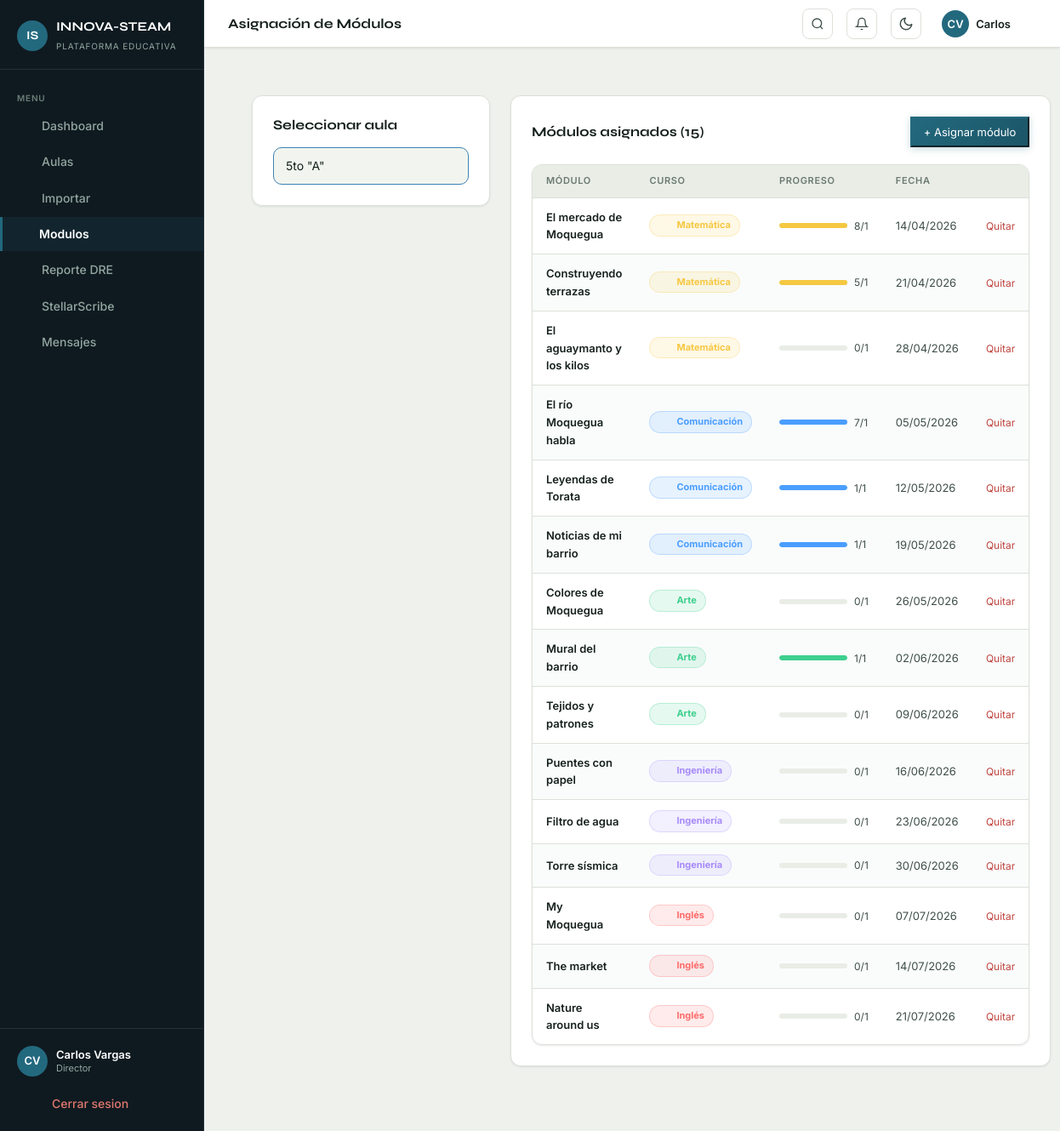
The app's page /admin_colegio/modulos.php?aula_id=1 (signed in), older data.
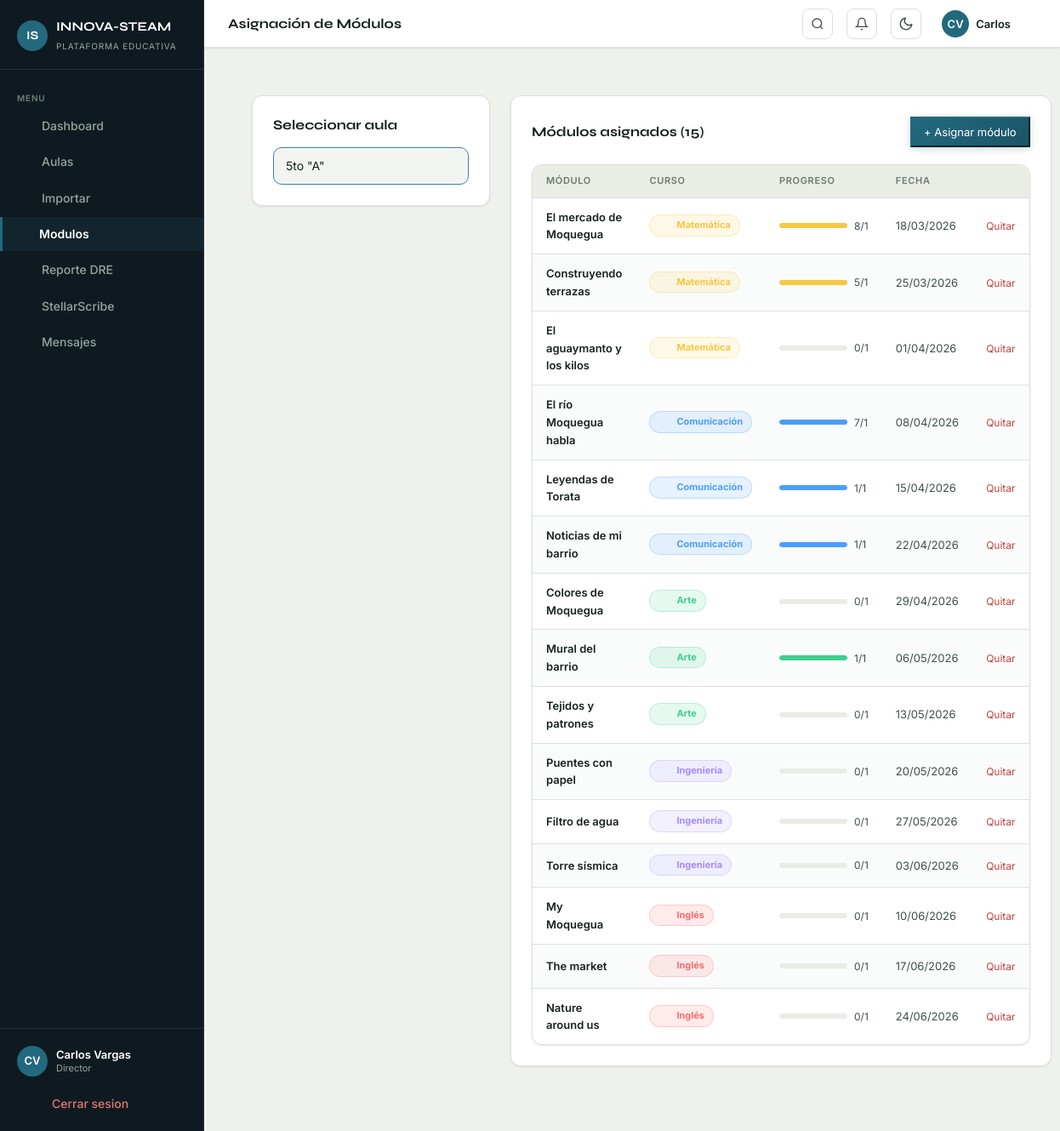
The same page, newer data.
### tables this page shows
CREATE TABLE aulas (
  id            INT UNSIGNED AUTO_INCREMENT PRIMARY KEY,
  colegio_id    INT UNSIGNED NOT NULL,
  grado         ENUM('5to','6to') NOT NULL,
  seccion       VARCHAR(10)  NOT NULL,
  anio_escolar  YEAR         NOT NULL,
  docente_id    INT UNSIGNED,
  CONSTRAINT fk_aulas_colegio  FOREIGN KEY (colegio_id) REFERENCES colegios(id)  ON DELETE CASCADE,
  CONSTRAINT fk_aulas_docente  FOREIGN KEY (docente_id) REFERENCES usuarios(id)  ON DELETE SET NULL
);

CREATE TABLE aula_modulos (
  aula_id           INT UNSIGNED NOT NULL,
  modulo_id         INT UNSIGNED NOT NULL,
  fecha_planificada DATE,
  asignado_por      INT UNSIGNED,
  PRIMARY KEY (aula_id, modulo_id),
  CONSTRAINT fk_am_aula         FOREIGN KEY (aula_id)      REFERENCES aulas(id)    ON DELETE CASCADE,
  CONSTRAINT fk_am_modulo       FOREIGN KEY (modulo_id)    REFERENCES modulos(id)  ON DELETE CASCADE,
  CONSTRAINT fk_am_asignado_por FOREIGN KEY (asignado_por) REFERENCES usuarios(id) ON DELETE SET NULL
);

CREATE TABLE modulos (
  id                  INT UNSIGNED AUTO_INCREMENT PRIMARY KEY,
  curso_id            INT UNSIGNED NOT NULL,
  titulo              VARCHAR(200) NOT NULL,
  descripcion         TEXT,
  grado_ciclo         ENUM('ciclo_v','ambos') NOT NULL DEFAULT 'ciclo_v',
  minutos_estimados   INT          NOT NULL DEFAULT 45,
  orden               INT          NOT NULL DEFAULT 0,
  activo              TINYINT(1)   NOT NULL DEFAULT 1,
  created_at          TIMESTAMP    NOT NULL DEFAULT CURRENT_TIMESTAMP,
  CONSTRAINT fk_modulos_curso FOREIGN KEY (curso_id) REFERENCES cursos(id) ON DELETE CASCADE
);

CREATE TABLE cursos (
  id                  INT UNSIGNED AUTO_INCREMENT PRIMARY KEY,
  nombre              VARCHAR(100) NOT NULL,
  slug                VARCHAR(80)  NOT NULL UNIQUE,
  color_hex           VARCHAR(10),
  icono               VARCHAR(30),
  descripcion         TEXT,
  competencias_cneb   TEXT,
  activo              TINYINT(1)   NOT NULL DEFAULT 1
);

### includes/config.php (called while the page is built, shortened)
<?php
function sanitize(string $val): string
{
    return htmlspecialchars(trim($val), ENT_QUOTES, 'UTF-8');
}

### admin_colegio/modulos.php (the view, shortened to what the rows shown need)
<?php
require_once __DIR__ . '/../includes/config.php';
require_once __DIR__ . '/../includes/functions.php';
$user   = currentUser();
$pdo    = getDB();
$aulaId = (int)($_GET['aula_id'] ?? 0);
$aulas = $pdo->prepare("SELECT * FROM aulas WHERE colegio_id=? ORDER BY grado, seccion");
$aulas->execute([$user['colegio_id']]);
$aulas = $aulas->fetchAll();
$asignados = [];
if ($aulaId) {
    $stmt = $pdo->prepare("
        SELECT am.*, m.titulo, m.minutos_estimados, c.nombre as curso_nombre, c.color_hex, c.icono,
               COUNT(DISTINCT pe.estudiante_id) as completados,
               (SELECT COUNT(*) FROM estudiante_aula ea WHERE ea.aula_id=am.aula_id) as total_est
        FROM aula_modulos am
        JOIN modulos m ON m.id=am.modulo_id
        JOIN cursos c ON c.id=m.curso_id
        LEFT JOIN progreso_estudiante pe ON pe.modulo_id=am.modulo_id AND pe.completado=1
        WHERE am.aula_id=?
        GROUP BY am.aula_id, am.modulo_id
        ORDER BY c.id, am.fecha_planificada
    ");
    $stmt->execute([$aulaId]);
    $asignados = $stmt->fetchAll();
}
require_once __DIR__ . '/../includes/header.php';
?>
<div class="page-content">
  <div style="display:grid;grid-template-columns:280px 1fr;gap:24px;align-items:start;">
    <div class="card">
      <h2 class="card-title" style="margin-bottom:16px;">Seleccionar aula</h2>
      <div style="display:flex;flex-direction:column;gap:6px;">
        <?php foreach ($aulas as $aula): ?>
        <a href="modulos.php?aula_id=<?= $aula['id'] ?>"
           style="padding:10px 14px;border-radius:10px;text-decoration:none;font-size:14px;
                  background:<?= $aulaId==$aula['id']?'var(--bg-elevated)':'transparent' ?>;
                  color:<?= $aulaId==$aula['id']?'var(--text-primary)':'var(--text-secondary)' ?>;
                  border:1px solid <?= $aulaId==$aula['id']?'var(--blue)':'transparent' ?>;
                  transition:all .15s;">
          <?= sanitize(aulaLabel($aula)) ?>
        </a>
        <?php endforeach; ?>
      </div>
    </div>
    <div>
      <?php if (!$aulaId): ?>
        <div class="card" style="text-align:center;padding:48px;">
          <div class="empty-icon"><i data-lucide="book-open" style="width:48px;height:48px;opacity:.4"></i></div>
          <p style="color:var(--text-secondary);">Selecciona un aula para gestionar sus módulos.</p>
        </div>
      <?php else: ?>
        <div class="card" style="margin-bottom:20px;">
          <div class="card-header">
            <h2 class="card-title">Módulos asignados (<?= count($asignados) ?>)</h2>
          </div>
          <?php if (empty($asignados)): ?>
            <div style="text-align:center;padding:32px;">
              <p style="color:var(--text-secondary);font-size:14px;">No hay módulos asignados. Usa el botón de arriba para asignar.</p>
            </div>
          <?php else: ?>
          <div class="table-wrapper">
            <table>
              <thead><tr><th>Módulo</th><th>Curso</th><th>Progreso</th><th>Fecha</th><th></th></tr></thead>
              <tbody>
                <?php foreach ($asignados as $am): ?>
                <tr>
                  <td style="font-weight:600;"><?= sanitize($am['titulo']) ?></td>
                  <td>
                    <span class="chip-curso" style="background:<?= $am['color_hex'] ?>22;color:<?= $am['color_hex'] ?>;border:1px solid <?= $am['color_hex'] ?>44">
                      <?= iconoCurso($am['icono']) ?> <?= sanitize($am['curso_nombre']) ?>
                    </span>
                  </td>
                  <td>
                    <div style="display:flex;align-items:center;gap:8px;">
                      <div class="progress-track" style="width:80px;">
                        <div class="progress-fill" style="width:<?= $am['total_est']>0?round($am['completados']/$am['total_est']*100):0 ?>%;background:<?= $am['color_hex'] ?>;"></div>
                      </div>
                      <span style="font-size:12px;color:var(--text-secondary);"><?= $am['completados'] ?>/<?= $am['total_est'] ?></span>
                    </div>
                  </td>
                  <td style="font-size:13px;color:var(--text-secondary);"><?= $am['fecha_planificada'] ? date('d/m/Y', strtotime($am['fecha_planificada'])) : '—' ?></td>
                  <td>
                    <form method="POST" data-no-loading style="display:inline"
                          onsubmit="return confirm('¿Quitar este módulo del aula?')">
                      <button type="submit"
                              style="background:none;border:none;padding:0;cursor:pointer;color:var(--danger);font-size:12px;font-family:inherit">Quitar</button>
                    </form>
                  </td>
                </tr>
                <?php endforeach; ?>
              </tbody>
            </table>
          </div>
          <?php endif; ?>
        </div>
      <?php endif; ?>
    </div>
  </div>
</div>
<?php require_once __DIR__ . '/../includes/footer.php'; ?>

Row changes from the older to the newer data that the page shows:
changed aula_modulos "El mercado de Moquegua": fecha_planificada "14/04/2026" → "18/03/2026"
changed aula_modulos "Construyendo terrazas": fecha_planificada "21/04/2026" → "25/03/2026"
changed aula_modulos "El aguaymanto y los kilos": fecha_planificada "28/04/2026" → "01/04/2026"
changed aula_modulos "El río Moquegua habla": fecha_planificada "05/05/2026" → "08/04/2026"
changed aula_modulos "Leyendas de Torata": fecha_planificada "12/05/2026" → "15/04/2026"
changed aula_modulos "Noticias de mi barrio": fecha_planificada "19/05/2026" → "22/04/2026"
changed aula_modulos "Colores de Moquegua": fecha_planificada "26/05/2026" → "29/04/2026"
changed aula_modulos "Mural del barrio": fecha_planificada "02/06/2026" → "06/05/2026"
changed aula_modulos "Tejidos y patrones": fecha_planificada "09/06/2026" → "13/05/2026"
changed aula_modulos "Puentes con papel": fecha_planificada "16/06/2026" → "20/05/2026"
changed aula_modulos "Filtro de agua": fecha_planificada "23/06/2026" → "27/05/2026"
changed aula_modulos "Torre sísmica": fecha_planificada "30/06/2026" → "03/06/2026"
changed aula_modulos "My Moquegua": fecha_planificada "07/07/2026" → "10/06/2026"
changed aula_modulos "The market": fecha_planificada "14/07/2026" → "17/06/2026"
changed aula_modulos "Nature around us": fecha_planificada "21/07/2026" → "24/06/2026"
